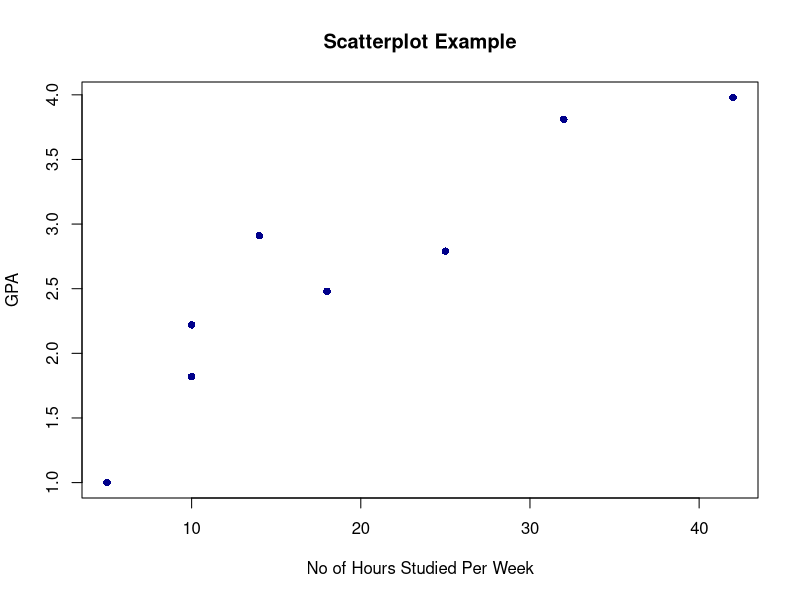

Write the R code that produced this figure.
#----------------------Explanatory and Response variables-------------------------

#Explanatory Variable(Independant Variable)
#Response Variable(Dependant Variable)

study_hours <- c(14, 42, 10, 32, 5, 10, 25, 18)
study_hours

gpa <- c(2.91, 3.98, 2.22, 3.81, 1.0, 1.82, 2.79, 2.48)
plot(
  study_hours,
  gpa,
  xlab = "No of Hours Studied Per Week",
  ylab = "GPA",
  main = "Scatterplot Example",
  col = "darkblue",
  pch = 16
)